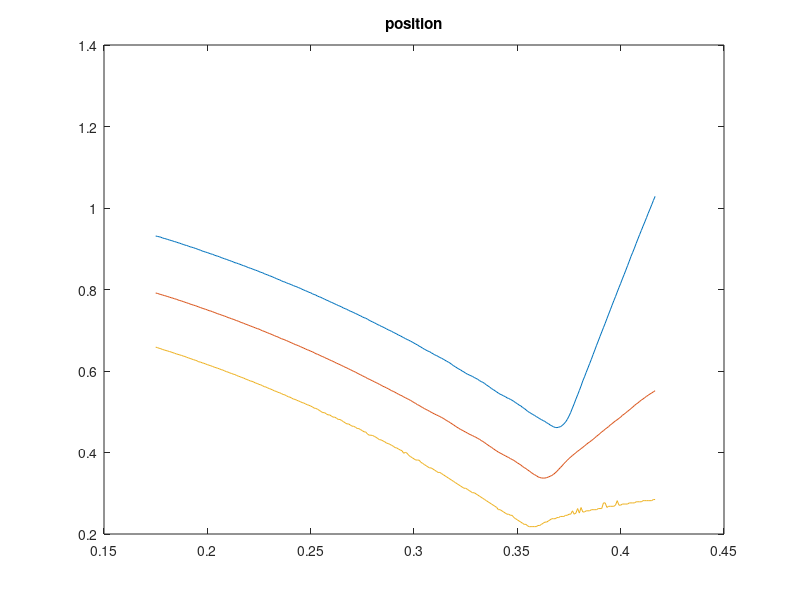
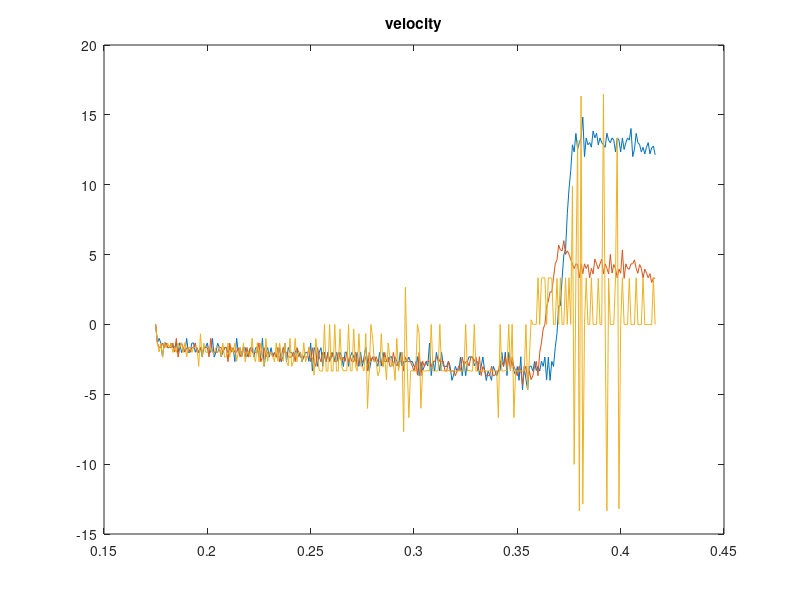

Reproduce these figures in MATLAB, in order.
function processMassTestData
clear all;
close all;
data = csvread('mass_launcher_test_data2.csv');
sizeArr=size(data);
numMasses=sizeArr(2)-1;
time=data(:,1);
pos=zeros(sizeArr(1),numMasses);
for i=1:numMasses
    pos(:,i)=data(:,i+1); 
end
plot(time,pos);
title("position");
figure
vel=zeros(sizeArr(1)-1,numMasses);
for i=2:sizeArr(1)
    vel(i,:)=(pos(i,:)-pos(i-1,:))/(time(i)-time(i-1)); 
end
plot(time,vel);
title("velocity");
end

